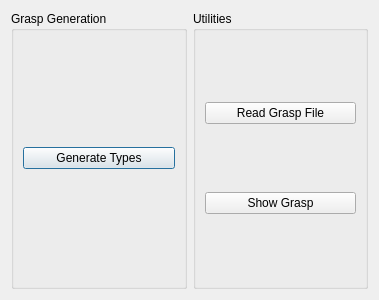
<?xml version="1.0" encoding="UTF-8"?>
<ui version="4.0">
 <class>CanonicalPlannerDlgUI</class>
 <widget class="QDialog" name="CanonicalPlannerDlgUI">
  <property name="geometry">
   <rect>
    <x>0</x>
    <y>0</y>
    <width>379</width>
    <height>300</height>
   </rect>
  </property>
  <property name="windowTitle">
   <string>Dialog</string>
  </property>
  <layout class="QHBoxLayout" name="horizontalLayout">
   <item>
    <widget class="QGroupBox" name="groupBox">
     <property name="title">
      <string>Grasp Generation</string>
     </property>
     <layout class="QVBoxLayout" name="verticalLayout_2">
      <item>
       <widget class="QPushButton" name="getClasses_pushButton">
        <property name="text">
         <string>Generate Types</string>
        </property>
       </widget>
      </item>
     </layout>
    </widget>
   </item>
   <item>
    <widget class="QGroupBox" name="utilities_groupBox">
     <property name="title">
      <string>Utilities</string>
     </property>
     <layout class="QVBoxLayout" name="verticalLayout">
      <item>
       <widget class="QPushButton" name="readGraspFile_pushButton">
        <property name="text">
         <string>Read Grasp File</string>
        </property>
       </widget>
      </item>
      <item>
       <widget class="QPushButton" name="showGrasp_pushButton">
        <property name="text">
         <string>Show Grasp</string>
        </property>
       </widget>
      </item>
     </layout>
    </widget>
   </item>
  </layout>
 </widget>
 <resources/>
 <connections/>
 <slots>
  <slot>readGraspFile()</slot>
 </slots>
</ui>
